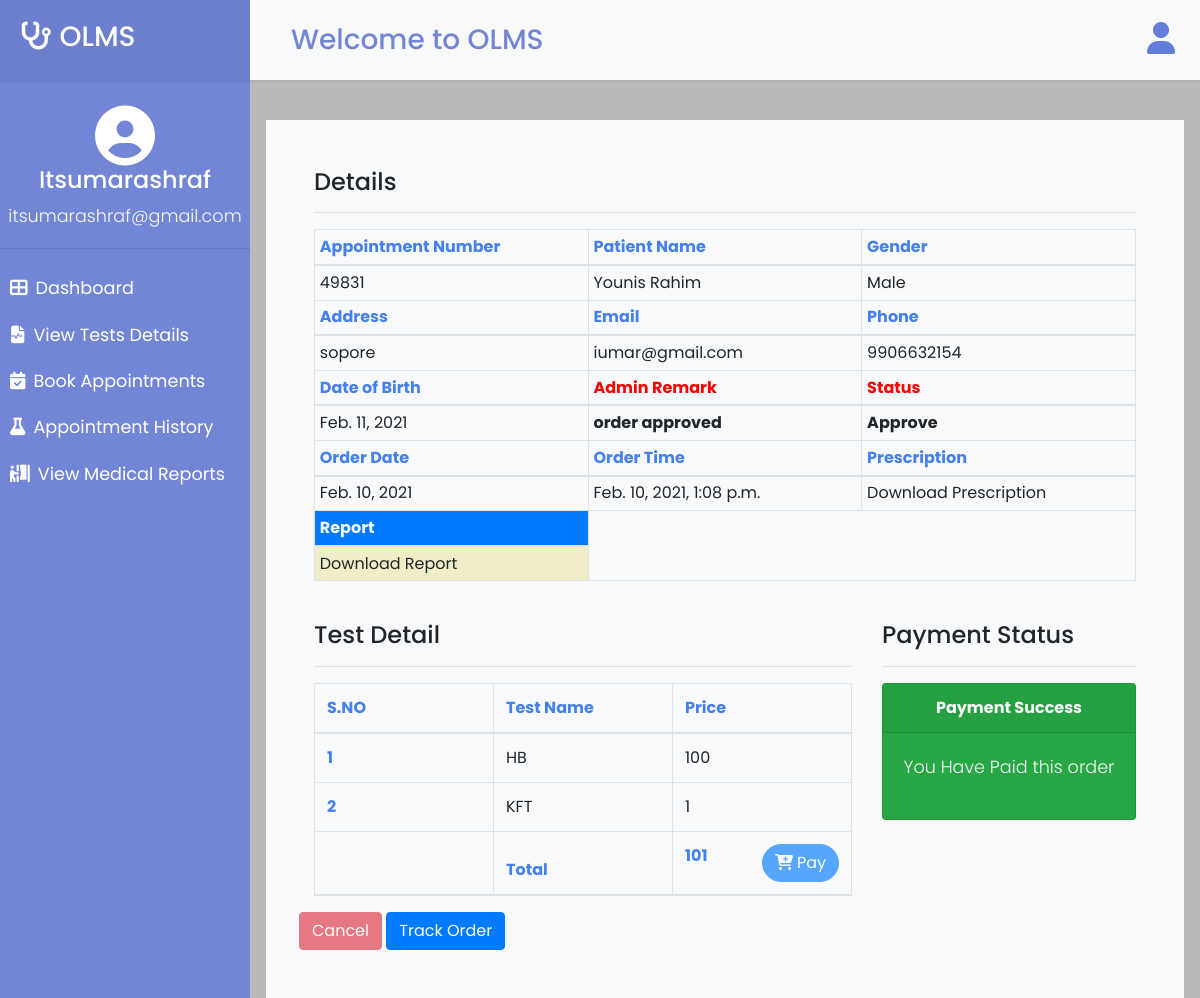
/userside/appointment-history/49831 (signed in), run on the app's committed database.
### users/models.py (models this page shows, shortened)
class appointment(models.Model):
    user_id = models.ForeignKey(enduser,on_delete=models.CASCADE)
    appointmentno = models.CharField(max_length=100, unique=True)
    patientname =models.CharField(max_length=30)
    gender = models.CharField(max_length=10)
    address= models.CharField(max_length=200, default='NA')
    dateofbirth = models.DateField()
    mobile = models.IntegerField()
    email= models.CharField(max_length=100)
    appointmentdate = models.DateField(default=date.today)
    appointmenttime = models.DateTimeField(default=timezone.now)
    prescription= models.FileField(upload_to='prescriptions/',blank=True, null=True)
    report=models.FileField(upload_to='reports/',blank=True,null=True)

class appointmentstatus(models.Model):
    appointment = models.ForeignKey(appointment, on_delete=models.CASCADE)
    status = models.CharField(max_length=50, default='NEW')
    comment = models.CharField(max_length=100, default='Yet to Review')
    def __str__(self):
        return self.status

class testchoice(models.Model):
    appointment=models.ForeignKey(appointment, on_delete=models.CASCADE)
    tname=models.CharField(max_length=50)
    price=models.IntegerField(default=0)

class orderamount(models.Model):
    appointment=models.ForeignKey(appointment, to_field='appointmentno', on_delete=models.CASCADE)
    amount=models.IntegerField(default=0)

### users/views.py (the view)
# urls.py: path("userside/appointment-history/<int:aptid>", views.viewappointment, name='view-apt'),
def viewappointment(request,aptid):
    if checkauth(request)==True:
        val=appointmentstatus.objects.get(appointment__appointmentno=aptid)
        if val.status !='NEW':
            enable='disabled'
        else:
            enable=""
            if request.method == 'POST':
                appointmentstatus.objects.filter(appointment__appointmentno=aptid).update(status='Cancel', comment='You have Canceled This Order')
        aptdetail=appointment.objects.get(appointmentno=aptid)
        if aptdetail:
            status=appointmentstatus.objects.get(appointment__appointmentno=aptid)
            new=testchoice.objects.filter(appointment__appointmentno=aptid)
            amt=orderamount.objects.get(appointment=aptid)
            s=paymentdetail.objects.filter(appointment__appointmentno=aptid).first()
            if aptdetail.prescription:
                if aptdetail.report:
                    url=aptdetail.prescription.url
                    text="Download Prescription"
                    urll=aptdetail.report.url
                    textt="Download Report"
                else:
                    url=aptdetail.prescription.url
                    text="Download Prescription"
                    urll=aptdetail.report
                    textt=""
            elif aptdetail.report:
                    url=aptdetail.prescription
                    text=""
                    urll=aptdetail.report.url
                    textt="Download Report"
            else:
                    url=aptdetail.prescription
                    text=""
                    urll=aptdetail.report
                    textt=""
            if s:
                if s.paymentid or s.codstatus==True:
                    payenable='disabled'
                else:
                    payenable=''
                return render(request,'view-appointment.html',{'detail':aptdetail, 'status':status,'amt':amt, 'new':new, 'enable':enable,'s':s,'payenable':payenable,'url':url,'urll':urll,'text':text,'textt':textt})
            return render(request,'view-appointment.html',{'detail':aptdetail, 'status':status,'amt':amt, 'new':new, 'enable':enable,'s':s,'url':url,'urll':urll,'text':text,'textt':textt})
        raise Http404('Page does not exist')
    return redirect('userlogin')

### users/views.py (called while the page is built)
def checkauth(request):
    if request.session.has_key('userid'):
        return True
    else:
        return False

### templates/view-appointment.html (shortened to what this page needs)
{% extends 'userbase.html' %}
{% block body %}
<div class="container-fluid  bg-light p-5 mt-3">
  <div class="row">
    <div class="col-lg-12">
      <h4>Details</h4>
      <hr>
      <table class="table table-sm table-bordered table-responsive-lg">
        <thead>
          <tr>
            <th scope="row">Appointment Number</th>
            <th scope="row">Patient Name</th>
            <th scope="row">Gender</th>
          </tr>
        </thead>
        <tbody>
          <tr>
            <td>{{detail.appointmentno}}</td>
            <td>{{detail.patientname}}</td>
            <td class="text-capitalize">{{detail.gender}}</td>
          </tr>
        </tbody>
        <thead>
          <tr>
            <th scope="row">Address</th>
            <th scope="row">Email</th>
            <th scope="row">Phone</th>
          </tr>
        </thead>
        <tbody>
          <tr>
            <td>{{detail.address}}</td>
            <td>{{detail.email}}</td>
            <td>{{detail.mobile}}</td>
          </tr>
        </tbody>
        <thead>
          <tr>
            <th scope="row">Date of Birth</th>
            <th style="color: red;" scope="row">Admin Remark</th>
            <th style="color: red;" scope="row">Status</th>
          </tr>
        </thead>
        <tbody>
          <tr>
            <td>{{detail.dateofbirth}}</td>
            <td class="font-weight-bold">{{status.comment}}</td>
            <td class="font-weight-bold">{{status}}</td>
          </tr>
        </tbody>
        <thead>
          <tr>
            <th scope="row">Order Date</th>
            <th scope="row">Order Time</th>
            <th scope="row">Prescription</th>
          </tr>
        </thead>
        <tbody>
          <tr>
            <td>{{detail.appointmentdate}}</td>
            <td>{{detail.appointmenttime}}</td>
            <td><a href="{{url}}" download="{{detail.prescription}}" target="_blank">{{text}}</a></td>
          </tr>
        </tbody>
        <thead>
          <tr>
            <th scope="row" class="text-light bg-primary">Report</th>
          </tr>
        </thead>
        <tr>
          <td style="background-color: #ccc20033;"><a href="{{urll}}" download="{{detail.report}}" target="_blank">{{textt}}</a></td>
        </tr>
      </table>
      <br>
      <div class="row">
        <div class="col-lg-8">
          <h4>Test Detail</h4>
          <hr>
          <table class="table table-bordered">
            <thead>
              <tr>
                <th scope="col">S.NO</th>
                <th scope="col">Test Name</th>
                <th scope="col">Price</th>
              </tr>
            </thead>
            <tbody>
            <tbody>
              {% for i in new %}
              <tr>
                <th scope="row">{{forloop.counter}}</th>
                <td>{{i.tname}}</td>
                <td>{{i.price}}</td>
              </tr>
              {% endfor %}
            </tbody>
            <thead>
              <tr>
                <th scope="col"></th>
                <th scope="col">Total</th>
                <th scope="col">{{amt.amount}}
                  <a href="{% url 'checkout' detail.appointmentno %}" class="btn btn-primary rounded-pill float-right {{payenable}}"><i class="fas fa-cart-plus pr-1"></i>Pay</a>
                </th>
              </tr>
            </thead>
            </tbody>
          </table>
        </div>
        <div class="col-lg-4 mb-4">
          <h4>Payment Status</h4>
          <hr>
          {% if s.paymentstatus == True %}
          <div class="card bg-success">
            <div class="card-header font-weight-bold text-light  text-center">Payment Success</div>
            <div class="card-body  text-center">
              <p class="text-light">You Have Paid this order</p>
            </div>
          </div>
          {% endif %}
        </div>
        <form method="POST" action="">
          <button type="submit" class="btn btn-danger" {{enable}}>Cancel</button>
          <a href="{% url 'track' detail.appointmentno %}" class="btn btn-primary">Track Order</a>
      </div>
    </div>
  </div>
  {% endblock body %}

### templates/userbase.html (style rules this page uses)
body { font-family: 'Poppins', sans-serif; background: #fafafa; }
p { font-family: 'Poppins', sans-serif; font-size: 1.1em; font-weight: 300; line-height: 1.7em; }
a, a:hover, a:focus { color: inherit; text-decoration: none; transition: all 0.3s; }

### templates/view-appointment.html (style rules this page uses)
th { width: 25%; color: rgb(69, 128, 240); }

### data on the page
appointment: appointmentno "49831", patientname "Younis Rahim", gender "Male", address "sopore", email "iumar@gmail.com", mobile "9906632154", dateofbirth "Feb. 11, 2021", appointmentdate "Feb. 10, 2021", appointmenttime "Feb. 10, 2021, 1:08 p.m."
appointmentstatus: comment "order approved", status "Approve"
testchoice: tname "HB", price "100"
testchoice: tname "KFT", price "1"
orderamount: amount "101"

### other printed values
{{ request.session.userlogged }} "Itsumarashraf"
{{ request.session.useremail }} "itsumarashraf@gmail.com"
{{ text }} "Download Prescription"
{{ textt }} "Download Report"
